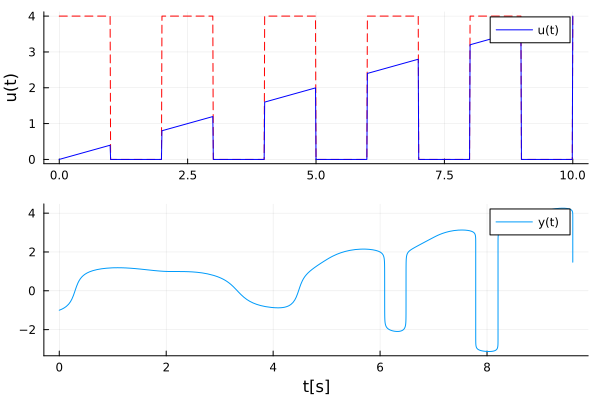

Write the Julia code that produced this figure.
using DifferentialEquations, Plots

function f_step(t)
	tp = rem(t, 2)
	y = 4 * (tp < 1)
end

ulaz(t) = min(f_step(t), 2/5*t)

function sistem!(dx, x, params, t)
	r = params
	e = -0.5*x[2] + r(t)

	dx[1] = 4*e - x[1]
	dx[2] = x[3]
	dx[3] = x[1]^2 - x[2] - 4*x[2]*x[3]^2
end

t = 0:0.01:10
interval = (0.0, 10.0)
pocetni = [0.0, -1.0, 1.0]

prob = ODEProblem(sistem!, pocetni, interval, (ulaz))

# Ispostavi se da je ovo stiff problem (resenje ima nagle skokove i padove),
# zbog toga su neki numericki algoritmi nestabilni za resavanje. Pa je
# potrebno izabrati algoritam koji je napravljen za stiff probleme
sol = solve(prob, alg_hints=[:stiff])

# Crtanje ulaza
plt_u = plot(t, f_step, label="", ylabel="u(t)", color=:red, linestyle=:dash)
plot!(plt_u, t, ulaz, label="u(t)", color=:blue)

# Crtanje odziva
y = [x[2] for x in sol.u]
plt_izlaz = plot(sol.t, y, label="y(t)", xlabel="t[s]")

# Cuvanje grafika
plt = plot(plt_u, plt_izlaz, layout=(2, 1))
savefig(plt, replace(@__FILE__(), ".jl" => ".png"))
